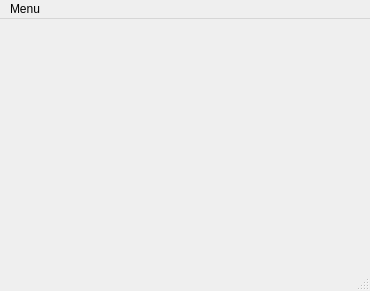
<?xml version="1.0" encoding="UTF-8"?>
<ui version="4.0">
 <class>MainWindow</class>
 <widget class="QMainWindow" name="MainWindow">
  <property name="geometry">
   <rect>
    <x>0</x>
    <y>0</y>
    <width>370</width>
    <height>291</height>
   </rect>
  </property>
  <property name="windowTitle">
   <string>MainWindow</string>
  </property>
  <widget class="QWidget" name="centralwidget"/>
  <widget class="QMenuBar" name="menubar">
   <property name="geometry">
    <rect>
     <x>0</x>
     <y>0</y>
     <width>370</width>
     <height>21</height>
    </rect>
   </property>
   <widget class="QMenu" name="menuMenu">
    <property name="title">
     <string>Menu</string>
    </property>
    <addaction name="actionUstawienia"/>
   </widget>
   <addaction name="menuMenu"/>
  </widget>
  <widget class="QStatusBar" name="statusbar"/>
  <action name="actionUstawienia">
   <property name="text">
    <string>Ustawienia</string>
   </property>
  </action>
 </widget>
 <resources/>
 <connections/>
</ui>
